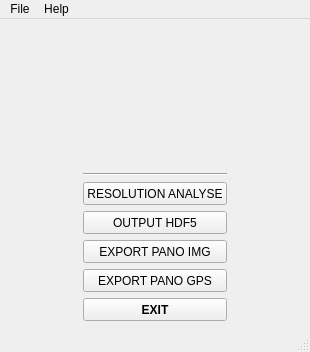
<?xml version="1.0" encoding="UTF-8"?>
<ui version="4.0">
 <class>MainWindow</class>
 <widget class="QMainWindow" name="MainWindow">
  <property name="geometry">
   <rect>
    <x>0</x>
    <y>0</y>
    <width>310</width>
    <height>352</height>
   </rect>
  </property>
  <property name="sizePolicy">
   <sizepolicy hsizetype="Preferred" vsizetype="Fixed">
    <horstretch>0</horstretch>
    <verstretch>0</verstretch>
   </sizepolicy>
  </property>
  <property name="minimumSize">
   <size>
    <width>0</width>
    <height>0</height>
   </size>
  </property>
  <property name="font">
   <font>
    <family>MS Shell Dlg 2</family>
   </font>
  </property>
  <property name="cursor">
   <cursorShape>ArrowCursor</cursorShape>
  </property>
  <property name="windowTitle">
   <string>PROCESSVDO</string>
  </property>
  <widget class="QWidget" name="centralwidget">
   <layout class="QGridLayout" name="gridLayout">
    <item row="2" column="0">
     <spacer name="horizontalSpacer">
      <property name="orientation">
       <enum>Qt::Horizontal</enum>
      </property>
      <property name="sizeHint" stdset="0">
       <size>
        <width>40</width>
        <height>20</height>
       </size>
      </property>
     </spacer>
    </item>
    <item row="1" column="1">
     <widget class="Line" name="line">
      <property name="orientation">
       <enum>Qt::Horizontal</enum>
      </property>
     </widget>
    </item>
    <item row="2" column="1">
     <layout class="QVBoxLayout" name="verticalLayout">
      <item>
       <widget class="QPushButton" name="res_btn">
        <property name="sizePolicy">
         <sizepolicy hsizetype="Minimum" vsizetype="Preferred">
          <horstretch>0</horstretch>
          <verstretch>0</verstretch>
         </sizepolicy>
        </property>
        <property name="text">
         <string>RESOLUTION ANALYSE</string>
        </property>
       </widget>
      </item>
      <item>
       <widget class="QPushButton" name="hdf5_btn">
        <property name="sizePolicy">
         <sizepolicy hsizetype="Minimum" vsizetype="Preferred">
          <horstretch>0</horstretch>
          <verstretch>0</verstretch>
         </sizepolicy>
        </property>
        <property name="cursor">
         <cursorShape>ArrowCursor</cursorShape>
        </property>
        <property name="text">
         <string>OUTPUT HDF5</string>
        </property>
       </widget>
      </item>
      <item>
       <widget class="QPushButton" name="pano_img_btn">
        <property name="sizePolicy">
         <sizepolicy hsizetype="Minimum" vsizetype="Preferred">
          <horstretch>0</horstretch>
          <verstretch>0</verstretch>
         </sizepolicy>
        </property>
        <property name="text">
         <string>EXPORT PANO IMG</string>
        </property>
       </widget>
      </item>
      <item>
       <widget class="QPushButton" name="pano_gps_btn">
        <property name="sizePolicy">
         <sizepolicy hsizetype="Minimum" vsizetype="Minimum">
          <horstretch>0</horstretch>
          <verstretch>0</verstretch>
         </sizepolicy>
        </property>
        <property name="text">
         <string>EXPORT PANO GPS</string>
        </property>
       </widget>
      </item>
      <item>
       <widget class="QPushButton" name="exit_btn">
        <property name="sizePolicy">
         <sizepolicy hsizetype="Minimum" vsizetype="Preferred">
          <horstretch>0</horstretch>
          <verstretch>0</verstretch>
         </sizepolicy>
        </property>
        <property name="font">
         <font>
          <weight>75</weight>
          <italic>false</italic>
          <bold>true</bold>
          <underline>false</underline>
          <strikeout>false</strikeout>
          <kerning>true</kerning>
         </font>
        </property>
        <property name="text">
         <string>EXIT</string>
        </property>
       </widget>
      </item>
     </layout>
    </item>
    <item row="0" column="1">
     <layout class="QHBoxLayout" name="horizontalLayout">
      <item>
       <spacer name="horizontalSpacer_3">
        <property name="orientation">
         <enum>Qt::Horizontal</enum>
        </property>
        <property name="sizeHint" stdset="0">
         <size>
          <width>40</width>
          <height>20</height>
         </size>
        </property>
       </spacer>
      </item>
      <item>
       <widget class="QLabel" name="label_3">
        <property name="text">
         <string/>
        </property>
        <property name="pixmap">
         <pixmap>images/Eurailscout_logo.png</pixmap>
        </property>
        <property name="scaledContents">
         <bool>false</bool>
        </property>
       </widget>
      </item>
      <item>
       <spacer name="horizontalSpacer_4">
        <property name="orientation">
         <enum>Qt::Horizontal</enum>
        </property>
        <property name="sizeHint" stdset="0">
         <size>
          <width>40</width>
          <height>20</height>
         </size>
        </property>
       </spacer>
      </item>
     </layout>
    </item>
    <item row="2" column="2">
     <spacer name="horizontalSpacer_2">
      <property name="orientation">
       <enum>Qt::Horizontal</enum>
      </property>
      <property name="sizeHint" stdset="0">
       <size>
        <width>40</width>
        <height>20</height>
       </size>
      </property>
     </spacer>
    </item>
   </layout>
  </widget>
  <widget class="QStatusBar" name="statusbar"/>
  <widget class="QMenuBar" name="menuBar">
   <property name="geometry">
    <rect>
     <x>0</x>
     <y>0</y>
     <width>310</width>
     <height>21</height>
    </rect>
   </property>
   <widget class="QMenu" name="menuFile">
    <property name="title">
     <string>File</string>
    </property>
    <addaction name="actionClose"/>
   </widget>
   <widget class="QMenu" name="menuAbout">
    <property name="title">
     <string>Help</string>
    </property>
    <addaction name="actionAbout"/>
   </widget>
   <addaction name="menuFile"/>
   <addaction name="menuAbout"/>
  </widget>
  <action name="actionAbout">
   <property name="text">
    <string>About</string>
   </property>
  </action>
  <action name="actionClose">
   <property name="text">
    <string>Close</string>
   </property>
  </action>
 </widget>
 <resources/>
 <connections>
  <connection>
   <sender>exit_btn</sender>
   <signal>clicked()</signal>
   <receiver>MainWindow</receiver>
   <slot>close()</slot>
   <hints>
    <hint type="sourcelabel">
     <x>177</x>
     <y>308</y>
    </hint>
    <hint type="destinationlabel">
     <x>154</x>
     <y>175</y>
    </hint>
   </hints>
  </connection>
  <connection>
   <sender>actionClose</sender>
   <signal>triggered()</signal>
   <receiver>MainWindow</receiver>
   <slot>close()</slot>
   <hints>
    <hint type="sourcelabel">
     <x>-1</x>
     <y>-1</y>
    </hint>
    <hint type="destinationlabel">
     <x>154</x>
     <y>175</y>
    </hint>
   </hints>
  </connection>
 </connections>
</ui>
